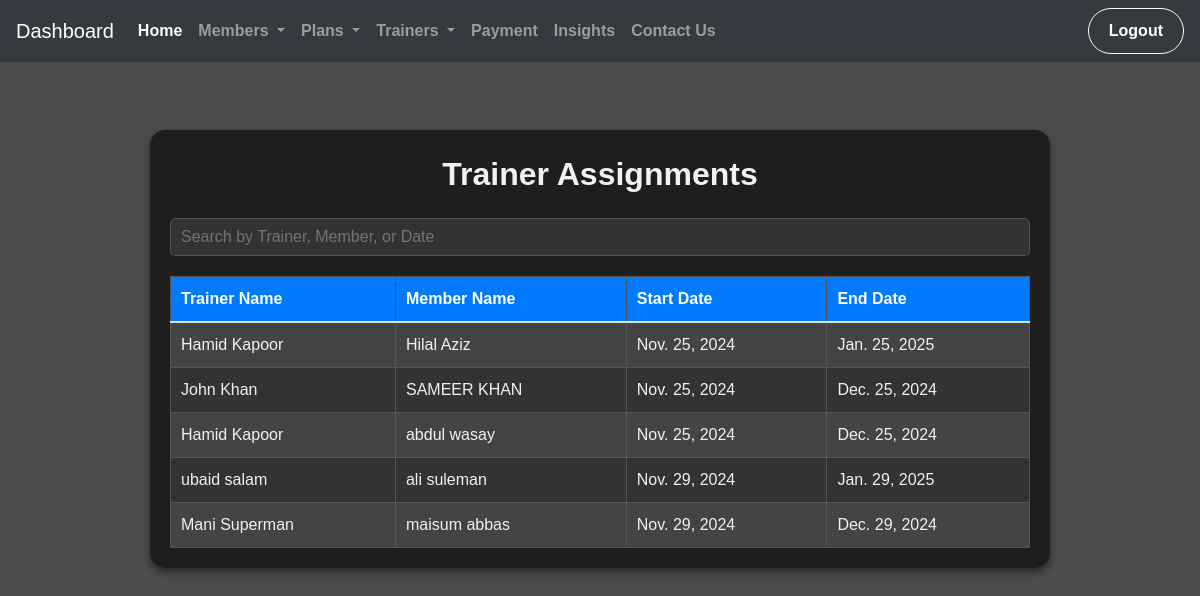
The app's page /dashboard/view_trainer_assignments/ with its own data.
### homeApp/models.py (models this page shows, shortened)
class TrainerAssignment(models.Model):
    assignment_id = models.AutoField(primary_key=True)
    trainer = models.ForeignKey(Trainer, on_delete=models.CASCADE)
    member = models.ForeignKey(Member, on_delete=models.CASCADE)
    start_date = models.DateField()
    end_date = models.DateField()

class Trainer(models.Model):
    trainer_id = models.AutoField(primary_key=True)
    first_name = models.CharField(max_length=100)
    last_name = models.CharField(max_length=100)
    email = models.EmailField(unique=True,null=True,blank=True)
    phone = models.CharField(max_length=15)
    speciality = models.CharField(max_length=30)
    status = models.CharField(max_length=20)

class Member(models.Model):
    member_id = models.AutoField(primary_key=True)
    first_name = models.CharField(max_length=100)
    last_name = models.CharField(max_length=100)
    email = models.EmailField(unique=True)
    phone = models.CharField(max_length=15)
    address = models.TextField()
    join_date = models.DateField()
    dob = models.DateField()
    status = models.CharField(max_length=20)

### homeApp/views.py (the view)
# urls.py: path('dashboard/view_trainer_assignments/', views.view_trainer_assignments, name='view_trainer_assignments'),
def view_trainer_assignments(request):
    assignments = TrainerAssignment.objects.select_related('trainer', 'member')
    return render(request, 'ViewTrainerAssignments.html', {'assignments': assignments})

### templates/ViewTrainerAssignments.html (shortened to what this page needs)
{% extends 'base.html' %}
{% load static %}
{% block content %}
<div class="container py-5">
    <div class="table-container">
        <div class="table-header">Trainer Assignments</div>
        <div class="search-bar">
            <input type="text" id="search-input" class="form-control" placeholder="Search by Trainer, Member, or Date">
        </div>
        <table class="table" id="assignment-table">
            <thead>
                <tr>
                    <th>Trainer Name</th>
                    <th>Member Name</th>
                    <th>Start Date</th>
                    <th>End Date</th>
                </tr>
            </thead>
            <tbody>
                {% for assignment in assignments %}
                <tr>
                    <td>{{ assignment.trainer.first_name }} {{ assignment.trainer.last_name }}</td>
                    <td>{{ assignment.member.first_name }} {{ assignment.member.last_name }}</td>
                    <td>{{ assignment.start_date }}</td>
                    <td>{{ assignment.end_date }}</td>
                </tr>
                {% empty %}
                <tr>
                    <td colspan="4" class="text-center">No trainer assignments found.</td>
                </tr>
                {% endfor %}
            </tbody>
        </table>
    </div>
</div>
{% endblock %}

### records on screen
TrainerAssignment: trainer.first_name "Hamid", trainer.last_name "Kapoor", member.first_name "Hilal", member.last_name "Aziz", start_date "Nov. 25, 2024", end_date "Jan. 25, 2025"
TrainerAssignment: trainer.first_name "John", trainer.last_name "Khan", member.first_name "SAMEER", member.last_name "KHAN", start_date "Nov. 25, 2024", end_date "Dec. 25, 2024"
TrainerAssignment: trainer.first_name "Hamid", trainer.last_name "Kapoor", member.first_name "abdul", member.last_name "wasay", start_date "Nov. 25, 2024", end_date "Dec. 25, 2024"
TrainerAssignment: trainer.first_name "ubaid", trainer.last_name "salam", member.first_name "ali", member.last_name "suleman", start_date "Nov. 29, 2024", end_date "Jan. 29, 2025"
TrainerAssignment: trainer.first_name "Mani", trainer.last_name "Superman", member.first_name "maisum", member.last_name "abbas", start_date "Nov. 29, 2024", end_date "Dec. 29, 2024"
